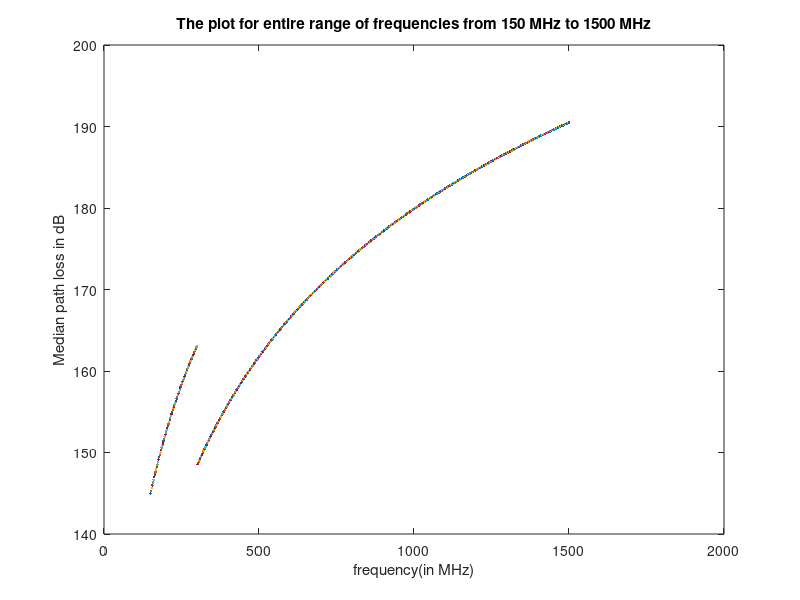

Here is the MATLAB script that generated this plot:
% program for simulation of large scale path loss using HATA model
% program by: Deepak Kumar Rout
% vss university of technology, Burla, Orissa, India

clc;
clear all;
close all;
f=1;
t=input ('Enter type of city (1 - small or medium city, 2 - large city)--:');
u=input ('Enter type of city (1 - urban , 2 - suburban, 3-rural)--:');
ht=input('Enter height of transmitting antenna(30 to 200m)--:');
hr=input('Enter height of receiving antenna(1 to 10m)--:');
f=input('Enter freuency in MHZ from 150 to 1500--:');
display('The median path loss for your given data is L50 in dB is');

        if t==1
            cf=(1.1*log(f)-0.7)*hr-(1.566*log(f)-0.8);
            elseif f <= 300
                cf=8.29*(log(1.54*hr))*(log(1.54*hr))-1.1;
        else
            cf=3.2*(log(11.75*hr))*(log(11.75*hr))-4.97;
        end
            L50=69.55+26.16*log(f)-13.82*log(ht)-cf;
if u==2
    L50=L50-(2*log(f/28)*log(f/28))-5.4;
    elseif u==3
        L50=L50-(4.78*log(f)*log(f))+18.33*log(f)-40.94;
end
    
display(L50);
figure
f=1;
% plot for entire range of frequencies
display('The plot for entire range of frequencies from 150 MHz to 1500 MHz is shown in the plot');
h = waitbar(0,'plotting the path loss for the entire range of frequencies please wait......');

 for f=150:2:1500
      if t==1
            cf=(1.1*log(f)-0.7)*hr-(1.566*log(f)-0.8);
            elseif f <= 300
                cf=8.29*(log(1.54*hr))*(log(1.54*hr))-1.1;
        else
            cf=3.2*(log(11.75*hr))*(log(11.75*hr))-4.97;
        end
            L50=69.55+26.16*log(f)-13.82*log(ht)-cf;
if u==2
    L50=L50-(2*log(f/28)*log(f/28))-5.4;
    elseif u==3
        L50=L50-(4.78*log(f)*log(f))+18.33*log(f)-40.94;
        
end

subplot(1,1,1);
plot(f,L50);hold on;
title('The plot for entire range of frequencies from 150 MHz to 1500 MHz');
xlabel('frequency(in MHz)');ylabel('Median path loss in dB');
waitbar(f / 1500)
 end
close(h);

